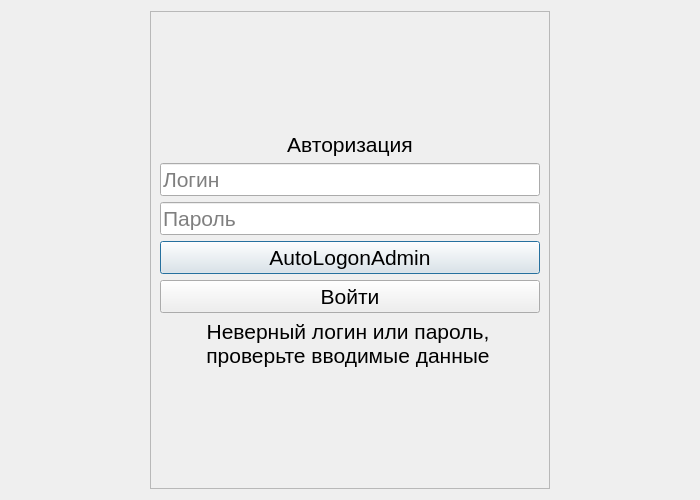
<?xml version="1.0" encoding="UTF-8"?>
<ui version="4.0">
 <class>DialogLogin</class>
 <widget class="QDialog" name="DialogLogin">
  <property name="geometry">
   <rect>
    <x>0</x>
    <y>0</y>
    <width>700</width>
    <height>500</height>
   </rect>
  </property>
  <property name="minimumSize">
   <size>
    <width>700</width>
    <height>500</height>
   </size>
  </property>
  <property name="maximumSize">
   <size>
    <width>700</width>
    <height>500</height>
   </size>
  </property>
  <property name="font">
   <font>
    <pointsize>16</pointsize>
   </font>
  </property>
  <property name="windowTitle">
   <string>Dialog</string>
  </property>
  <layout class="QHBoxLayout" name="horizontalLayout">
   <item>
    <spacer name="horizontalSpacer">
     <property name="orientation">
      <enum>Qt::Horizontal</enum>
     </property>
     <property name="sizeHint" stdset="0">
      <size>
       <width>40</width>
       <height>20</height>
      </size>
     </property>
    </spacer>
   </item>
   <item>
    <widget class="QFrame" name="frame">
     <property name="minimumSize">
      <size>
       <width>400</width>
       <height>0</height>
      </size>
     </property>
     <property name="maximumSize">
      <size>
       <width>600</width>
       <height>16777215</height>
      </size>
     </property>
     <property name="frameShape">
      <enum>QFrame::StyledPanel</enum>
     </property>
     <property name="frameShadow">
      <enum>QFrame::Raised</enum>
     </property>
     <layout class="QVBoxLayout" name="verticalLayout">
      <item>
       <spacer name="verticalSpacer_2">
        <property name="orientation">
         <enum>Qt::Vertical</enum>
        </property>
        <property name="sizeHint" stdset="0">
         <size>
          <width>20</width>
          <height>40</height>
         </size>
        </property>
       </spacer>
      </item>
      <item>
       <widget class="QLabel" name="label">
        <property name="text">
         <string>Авторизация</string>
        </property>
        <property name="alignment">
         <set>Qt::AlignCenter</set>
        </property>
       </widget>
      </item>
      <item>
       <widget class="QLineEdit" name="editLogin">
        <property name="placeholderText">
         <string>Логин</string>
        </property>
       </widget>
      </item>
      <item>
       <widget class="QLineEdit" name="editPassword">
        <property name="inputMethodHints">
         <set>Qt::ImhHiddenText|Qt::ImhNoAutoUppercase|Qt::ImhNoPredictiveText|Qt::ImhSensitiveData</set>
        </property>
        <property name="echoMode">
         <enum>QLineEdit::Password</enum>
        </property>
        <property name="placeholderText">
         <string>Пароль</string>
        </property>
       </widget>
      </item>
      <item>
       <widget class="QPushButton" name="btnAutoLogin">
        <property name="text">
         <string>AutoLogonAdmin</string>
        </property>
       </widget>
      </item>
      <item>
       <widget class="QPushButton" name="btnLogin">
        <property name="text">
         <string>Войти</string>
        </property>
       </widget>
      </item>
      <item>
       <widget class="QLabel" name="lblStatus">
        <property name="maximumSize">
         <size>
          <width>376</width>
          <height>16777215</height>
         </size>
        </property>
        <property name="text">
         <string>Неверный логин или пароль, проверьте вводимые данные</string>
        </property>
        <property name="alignment">
         <set>Qt::AlignCenter</set>
        </property>
        <property name="wordWrap">
         <bool>true</bool>
        </property>
       </widget>
      </item>
      <item>
       <spacer name="verticalSpacer">
        <property name="orientation">
         <enum>Qt::Vertical</enum>
        </property>
        <property name="sizeHint" stdset="0">
         <size>
          <width>20</width>
          <height>40</height>
         </size>
        </property>
       </spacer>
      </item>
     </layout>
    </widget>
   </item>
   <item>
    <spacer name="horizontalSpacer_2">
     <property name="orientation">
      <enum>Qt::Horizontal</enum>
     </property>
     <property name="sizeHint" stdset="0">
      <size>
       <width>40</width>
       <height>20</height>
      </size>
     </property>
    </spacer>
   </item>
  </layout>
 </widget>
 <resources/>
 <connections/>
</ui>
